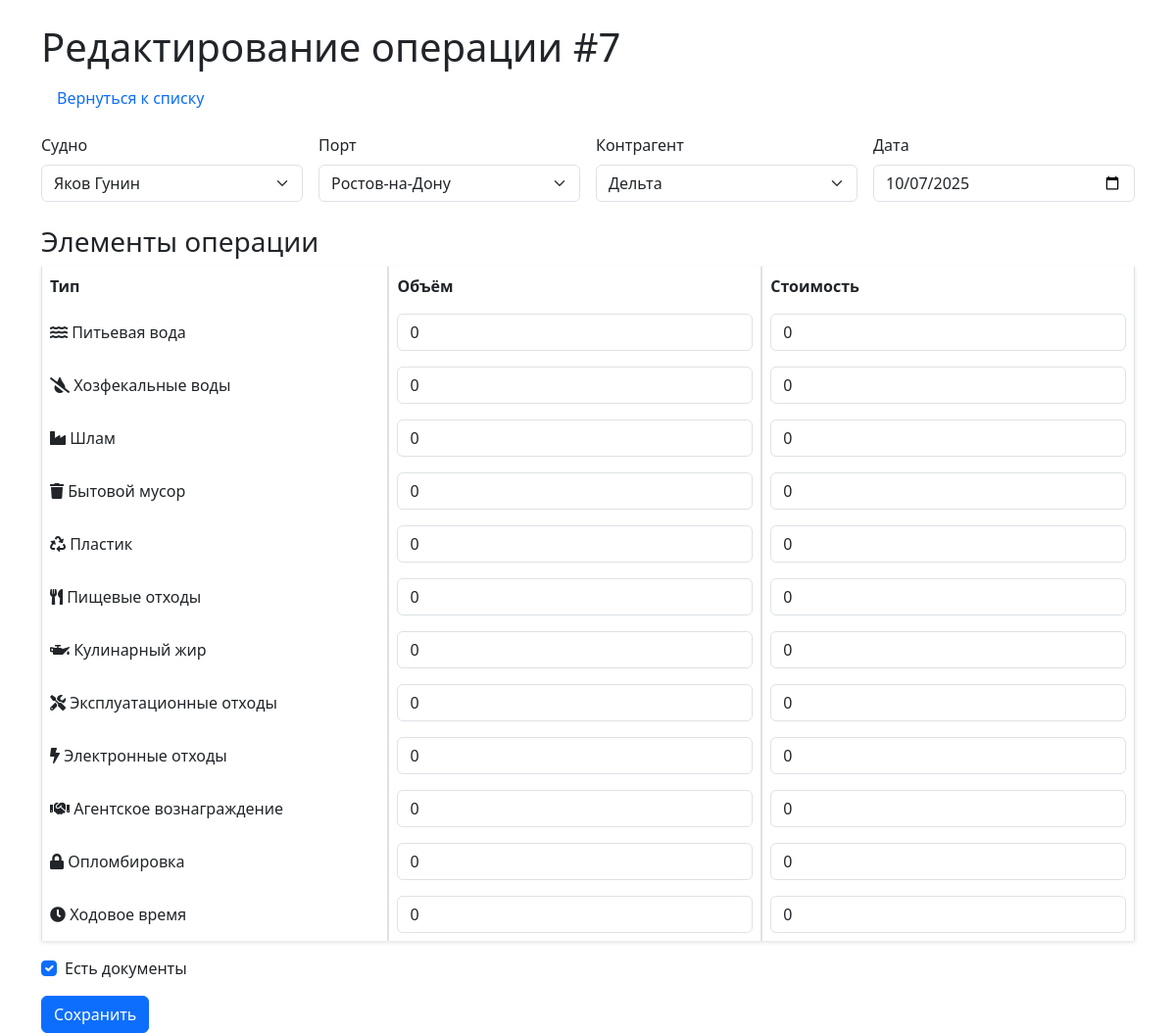
Page /edit/7 on the earlier database version.
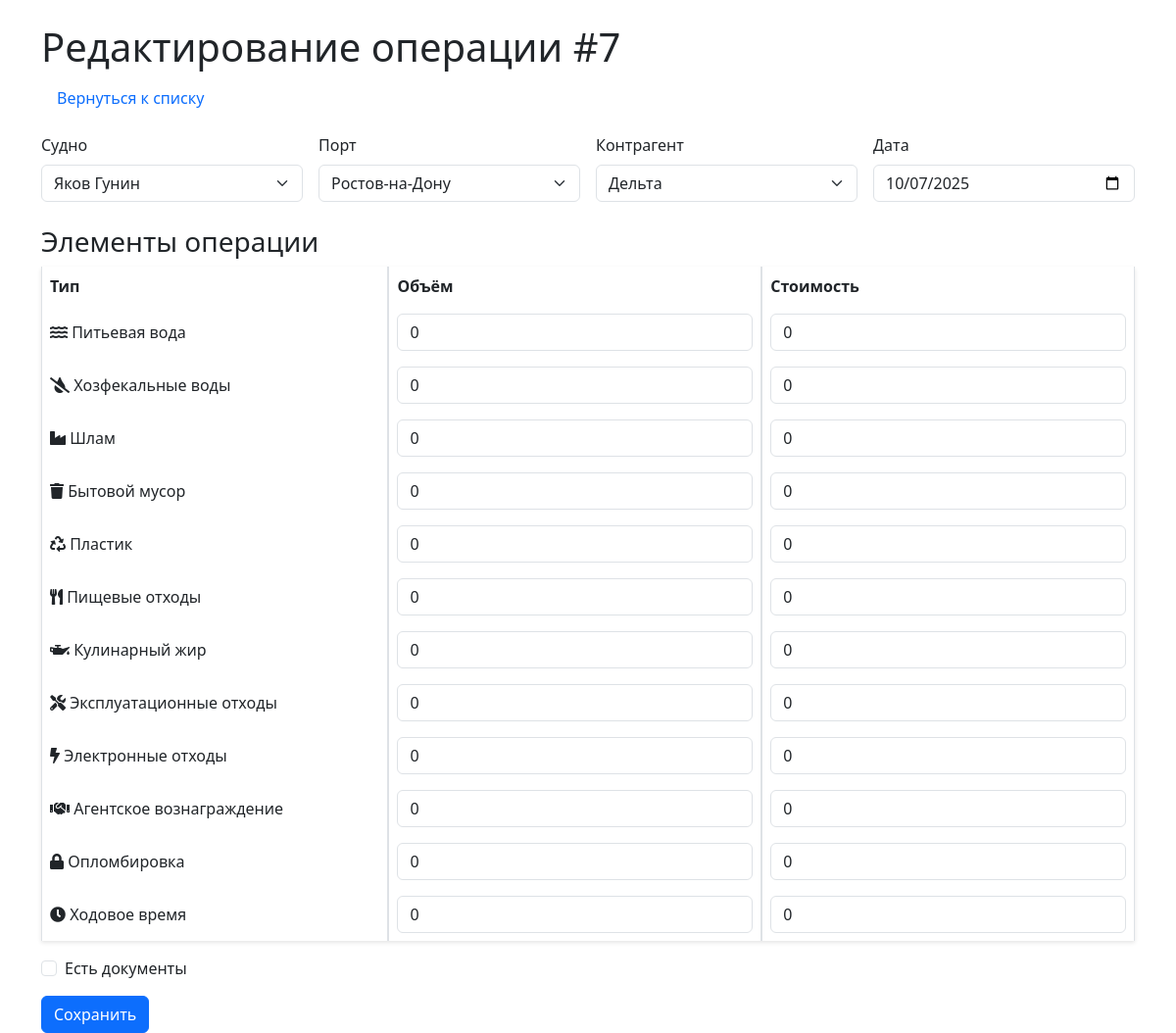
Same page on the later database version.
### models/schemas.py (models this page shows)
class Operation(Base):
    __tablename__ = "operations"
    id = Column(Integer, primary_key=True, index=True)
    ship_id = Column(Integer, ForeignKey("ships.id"))
    port_id = Column(Integer, ForeignKey("ports.id"))
    contractor_id = Column(Integer, ForeignKey("contractors.id"))
    date = Column(Date)
    has_documents = Column(Boolean, default=False)
    document_path = Column(String, nullable=True)
    ship = relationship("Ship")
    port = relationship("Port")
    contractor = relationship("Contractor")
    items = relationship("OperationItem", back_populates="operation", cascade="all, delete-orphan")

class Ship(Base):
    __tablename__ = "ships"
    id = Column(Integer, primary_key=True, index=True)
    name = Column(String, unique=True, index=True)

class Port(Base):
    __tablename__ = "ports"
    id = Column(Integer, primary_key=True, index=True)
    name = Column(String, unique=True, index=True)

class Contractor(Base):
    __tablename__ = "contractors"
    id = Column(Integer, primary_key=True, index=True)
    name = Column(String, unique=True, index=True)

### routers/operations.py (the view)
@router.get("/edit/{operation_id}", response_class=HTMLResponse)
async def edit_form(operation_id: int, request: Request, db: Session = Depends(get_db)):
    operation = db.query(Operation).filter(Operation.id == operation_id).first()
    if not operation:
        raise HTTPException(status_code=404, detail="Операция не найдена")
    ships = db.query(Ship).all()
    ports = db.query(Port).all()
    contractors = db.query(Contractor).all()
    items = db.query(Item).all()
    items_dict = [{"id": item.id, "name": item.name} for item in items]
    item_assocs = [
        {"item_id": op.item_id, "name": op.item.name, "volume": op.volume, "cost": op.cost}
        for op in operation.items
    ]
    return templates.TemplateResponse("edit.html", {
        "request": request,
        "operation": operation,
        "ships": ships,
        "ports": ports,
        "contractors": contractors,
        "items": items_dict,
        "item_assocs": item_assocs
    })

### templates/edit.html (shortened to what the changed rows need)
<!DOCTYPE html>
<html lang="ru">
<head>
    <link href="/static/css/styles.css" rel="stylesheet">
    <link href="https://cdn.jsdelivr.net/npm/bootstrap@5.3.0/dist/css/bootstrap.min.css" rel="stylesheet">
    <link href="https://cdnjs.cloudflare.com/ajax/libs/font-awesome/5.15.4/css/all.min.css" rel="stylesheet">
</head>
<body>
    <div class="container mt-4">
        <h1>Редактирование операции #{{ operation.id }}</h1>
        <nav class="nav mb-3">
            <a class="nav-link" href="/">Вернуться к списку</a>
        </nav>
        <form method="post" enctype="multipart/form-data">
            <div class="row g-3">
                <div class="col-md-3">
                    <label for="ship_id" class="form-label">Судно</label>
                    <select class="form-select" id="ship_id" name="ship_id" required>
                        {% for ship in ships %}
                        <option value="{{ ship.id }}" {% if ship.id == operation.ship_id %}selected{% endif %}>{{ ship.name }}</option>
                        {% endfor %}
                    </select>
                </div>
                <div class="col-md-3">
                    <label for="port_id" class="form-label">Порт</label>
                    <select class="form-select" id="port_id" name="port_id" required>
                        {% for port in ports %}
                        <option value="{{ port.id }}" {% if port.id == operation.port_id %}selected{% endif %}>{{ port.name }}</option>
                        {% endfor %}
                    </select>
                </div>
                <div class="col-md-3">
                    <label for="contractor_id" class="form-label">Контрагент</label>
                    <select class="form-select" id="contractor_id" name="contractor_id" required>
                        {% for contractor in contractors %}
                        <option value="{{ contractor.id }}" {% if contractor.id == operation.contractor_id %}selected{% endif %}>{{ contractor.name }}</option>
                        {% endfor %}
                    </select>
                </div>
                <div class="col-md-3">
                    <label for="date" class="form-label">Дата</label>
                    <input type="date" class="form-control" id="date" name="date" value="{{ operation.date }}" required>
                </div>
            </div>
            <h3 class="mt-4">Элементы операции</h3>
            <table class="table table-bordered">
                <thead>
                    <tr>
                        <th>Тип</th>
                        <th>Объём</th>
                        <th>Стоимость</th>
                    </tr>
                </thead>
            </table>
            <div class="mb-3 form-check">
                <input type="checkbox" class="form-check-input" id="has_documents" name="has_documents" {% if operation.has_documents %}checked{% endif %}>
                <label for="has_documents" class="form-check-label">Есть документы</label>
            </div>
            <button type="submit" class="btn btn-primary">Сохранить</button>
        </form>
    </div>
</body>
</html>

Differences in the rows shown:
changed Operation "Яков Гунин": has_documents "☑" → "☐"
